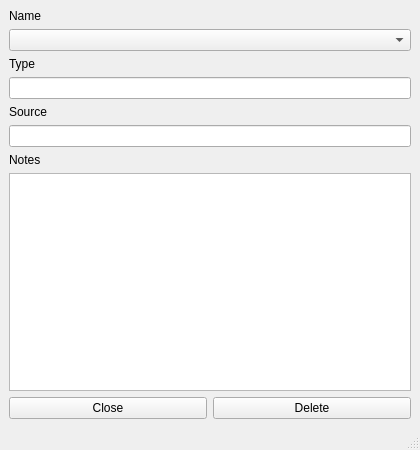
<?xml version="1.0" encoding="UTF-8"?>
<ui version="4.0">
 <class>TraitEdit</class>
 <widget class="QMainWindow" name="TraitEdit">
  <property name="geometry">
   <rect>
    <x>0</x>
    <y>0</y>
    <width>420</width>
    <height>450</height>
   </rect>
  </property>
  <property name="windowTitle">
   <string>MainWindow</string>
  </property>
  <widget class="QWidget" name="centralwidget">
   <layout class="QGridLayout" name="gridLayout">
    <item row="4" column="0" colspan="2">
     <widget class="QLineEdit" name="type"/>
    </item>
    <item row="6" column="0" colspan="2">
     <widget class="QLineEdit" name="source"/>
    </item>
    <item row="5" column="0" colspan="2">
     <widget class="QLabel" name="label_4">
      <property name="text">
       <string>Source</string>
      </property>
     </widget>
    </item>
    <item row="8" column="0" colspan="2">
     <widget class="QTextBrowser" name="notes"/>
    </item>
    <item row="1" column="0">
     <widget class="QLabel" name="label_2">
      <property name="text">
       <string>Name</string>
      </property>
     </widget>
    </item>
    <item row="2" column="0" colspan="2">
     <widget class="QComboBox" name="name"/>
    </item>
    <item row="9" column="1">
     <widget class="QPushButton" name="deleteButton">
      <property name="text">
       <string>Delete</string>
      </property>
     </widget>
    </item>
    <item row="7" column="0" colspan="2">
     <widget class="QLabel" name="label_3">
      <property name="text">
       <string>Notes</string>
      </property>
     </widget>
    </item>
    <item row="3" column="0">
     <widget class="QLabel" name="label">
      <property name="text">
       <string>Type</string>
      </property>
     </widget>
    </item>
    <item row="9" column="0">
     <widget class="QPushButton" name="closeButton">
      <property name="text">
       <string>Close</string>
      </property>
     </widget>
    </item>
   </layout>
  </widget>
  <widget class="QMenuBar" name="menubar">
   <property name="geometry">
    <rect>
     <x>0</x>
     <y>0</y>
     <width>420</width>
     <height>21</height>
    </rect>
   </property>
  </widget>
  <widget class="QStatusBar" name="statusbar"/>
 </widget>
 <tabstops>
  <tabstop>name</tabstop>
  <tabstop>type</tabstop>
  <tabstop>source</tabstop>
  <tabstop>notes</tabstop>
  <tabstop>closeButton</tabstop>
  <tabstop>deleteButton</tabstop>
 </tabstops>
 <resources/>
 <connections/>
</ui>
